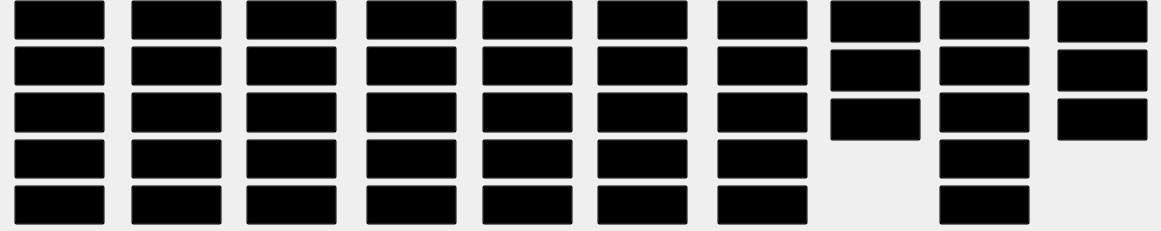
   <widget class="QWidget" name="qingyin_widget" native="true">
    <property name="geometry">
     <rect>
      <x>20</x>
      <y>40</y>
      <width>1161</width>
      <height>231</height>
     </rect>
    </property>
    <property name="styleSheet">
     <string notr="true">color: transparent;</string>
    </property>
    <widget class="QWidget" name="qingyin_row_1" native="true">
     <property name="geometry">
      <rect>
       <x>14</x>
       <y>0</y>
       <width>91</width>
       <height>225</height>
      </rect>
     </property>
     <layout class="QVBoxLayout" name="verticalLayout">
      <item>
       <widget class="QPushButton" name="a">
        <property name="sizePolicy">
         <sizepolicy hsizetype="Preferred" vsizetype="Preferred">
          <horstretch>0</horstretch>
          <verstretch>0</verstretch>
         </sizepolicy>
        </property>
        <property name="cursor">
         <cursorShape>PointingHandCursor</cursorShape>
        </property>
        <property name="styleSheet">
         <string notr="true">QPushButton {
    background-color: transparent;
}</string>
        </property>
        <property name="text">
         <string>あア</string>
        </property>
       </widget>
      </item>
      <item>
       <widget class="QPushButton" name="i">
        <property name="sizePolicy">
         <sizepolicy hsizetype="Preferred" vsizetype="Preferred">
          <horstretch>0</horstretch>
          <verstretch>0</verstretch>
         </sizepolicy>
        </property>
        <property name="cursor">
         <cursorShape>PointingHandCursor</cursorShape>
        </property>
        <property name="styleSheet">
         <string notr="true">QPushButton {
    background-color: transparent;
}</string>
        </property>
        <property name="text">
         <string>いイ</string>
        </property>
       </widget>
      </item>
      <item>
       <widget class="QPushButton" name="u">
        <property name="sizePolicy">
         <sizepolicy hsizetype="Preferred" vsizetype="Preferred">
          <horstretch>0</horstretch>
          <verstretch>0</verstretch>
         </sizepolicy>
        </property>
        <property name="cursor">
         <cursorShape>PointingHandCursor</cursorShape>
        </property>
        <property name="styleSheet">
         <string notr="true">QPushButton {
    background-color: transparent;
}</string>
        </property>
        <property name="text">
         <string>うウ</string>
        </property>
       </widget>
      </item>
      <item>
       <widget class="QPushButton" name="e">
        <property name="sizePolicy">
         <sizepolicy hsizetype="Preferred" vsizetype="Preferred">
          <horstretch>0</horstretch>
          <verstretch>0</verstretch>
         </sizepolicy>
        </property>
        <property name="cursor">
         <cursorShape>PointingHandCursor</cursorShape>
        </property>
        <property name="styleSheet">
         <string notr="true">QPushButton {
    background-color: transparent;
}</string>
        </property>
        <property name="text">
         <string>えエ</string>
        </property>
       </widget>
      </item>
      <item>
       <widget class="QPushButton" name="o">
        <property name="sizePolicy">
         <sizepolicy hsizetype="Preferred" vsizetype="Preferred">
          <horstretch>0</horstretch>
          <verstretch>0</verstretch>
         </sizepolicy>
        </property>
        <property name="cursor">
         <cursorShape>PointingHandCursor</cursorShape>
        </property>
        <property name="styleSheet">
         <string notr="true">QPushButton {
    background-color: transparent;
}</string>
        </property>
        <property name="text">
         <string>おオ</string>
        </property>
       </widget>
      </item>
     </layout>
    </widget>
    <widget class="QWidget" name="qingyin_row_2" native="true">
     <property name="geometry">
      <rect>
       <x>131</x>
       <y>0</y>
       <width>91</width>
       <height>225</height>
      </rect>
     </property>
     <layout class="QVBoxLayout" name="verticalLayout_2">
      <item>
       <widget class="QPushButton" name="ka">
        <property name="sizePolicy">
         <sizepolicy hsizetype="Preferred" vsizetype="Preferred">
          <horstretch>0</horstretch>
          <verstretch>0</verstretch>
         </sizepolicy>
        </property>
        <property name="cursor">
         <cursorShape>PointingHandCursor</cursorShape>
        </property>
        <property name="styleSheet">
         <string notr="true">QPushButton {
    background-color: transparent;
}</string>
        </property>
        <property name="text">
         <string>かカ</string>
        </property>
       </widget>
      </item>
      <item>
       <widget class="QPushButton" name="ki">
        <property name="sizePolicy">
         <sizepolicy hsizetype="Preferred" vsizetype="Preferred">
          <horstretch>0</horstretch>
          <verstretch>0</verstretch>
         </sizepolicy>
        </property>
        <property name="cursor">
         <cursorShape>PointingHandCursor</cursorShape>
        </property>
        <property name="styleSheet">
         <string notr="true">QPushButton {
    background-color: transparent;
}</string>
        </property>
        <property name="text">
         <string>きキ</string>
        </property>
       </widget>
      </item>
      <item>
       <widget class="QPushButton" name="ku">
        <property name="sizePolicy">
         <sizepolicy hsizetype="Preferred" vsizetype="Preferred">
          <horstretch>0</horstretch>
          <verstretch>0</verstretch>
         </sizepolicy>
        </property>
        <property name="cursor">
         <cursorShape>PointingHandCursor</cursorShape>
        </property>
        <property name="styleSheet">
         <string notr="true">QPushButton {
    background-color: transparent;
}</string>
        </property>
        <property name="text">
         <string>くク</string>
        </property>
       </widget>
      </item>
      <item>
       <widget class="QPushButton" name="ke">
        <property name="sizePolicy">
         <sizepolicy hsizetype="Preferred" vsizetype="Preferred">
          <horstretch>0</horstretch>
          <verstretch>0</verstretch>
         </sizepolicy>
        </property>
        <property name="cursor">
         <cursorShape>PointingHandCursor</cursorShape>
        </property>
        <property name="styleSheet">
         <string notr="true">QPushButton {
    background-color: transparent;
}</string>
        </property>
        <property name="text">
         <string>けケ</string>
        </property>
       </widget>
      </item>
      <item>
       <widget class="QPushButton" name="ko">
        <property name="sizePolicy">
         <sizepolicy hsizetype="Preferred" vsizetype="Preferred">
          <horstretch>0</horstretch>
          <verstretch>0</verstretch>
         </sizepolicy>
        </property>
        <property name="cursor">
         <cursorShape>PointingHandCursor</cursorShape>
        </property>
        <property name="styleSheet">
         <string notr="true">QPushButton {
    background-color: transparent;
}</string>
        </property>
        <property name="text">
         <string>こコ</string>
        </property>
       </widget>
      </item>
     </layout>
    </widget>
    <widget class="QWidget" name="qingyin_row_3" native="true">
     <property name="geometry">
      <rect>
       <x>246</x>
       <y>0</y>
       <width>91</width>
       <height>225</height>
      </rect>
     </property>
     <layout class="QVBoxLayout" name="verticalLayout_3">
      <item>
       <widget class="QPushButton" name="sa">
        <property name="sizePolicy">
         <sizepolicy hsizetype="Preferred" vsizetype="Preferred">
          <horstretch>0</horstretch>
          <verstretch>0</verstretch>
         </sizepolicy>
        </property>
        <property name="cursor">
         <cursorShape>PointingHandCursor</cursorShape>
        </property>
        <property name="styleSheet">
         <string notr="true">QPushButton {
    background-color: transparent;
}</string>
        </property>
        <property name="text">
         <string>さサ</string>
        </property>
       </widget>
      </item>
      <item>
       <widget class="QPushButton" name="si">
        <property name="sizePolicy">
         <sizepolicy hsizetype="Preferred" vsizetype="Preferred">
          <horstretch>0</horstretch>
          <verstretch>0</verstretch>
         </sizepolicy>
        </property>
        <property name="cursor">
         <cursorShape>PointingHandCursor</cursorShape>
        </property>
        <property name="styleSheet">
         <string notr="true">QPushButton {
    background-color: transparent;
}</string>
        </property>
        <property name="text">
         <string>しシ</string>
        </property>
       </widget>
      </item>
      <item>
       <widget class="QPushButton" name="su">
        <property name="sizePolicy">
         <sizepolicy hsizetype="Preferred" vsizetype="Preferred">
          <horstretch>0</horstretch>
          <verstretch>0</verstretch>
         </sizepolicy>
        </property>
        <property name="cursor">
         <cursorShape>PointingHandCursor</cursorShape>
        </property>
        <property name="styleSheet">
         <string notr="true">QPushButton {
    background-color: transparent;
}</string>
        </property>
        <property name="text">
         <string>すス</string>
        </property>
       </widget>
      </item>
      <item>
       <widget class="QPushButton" name="se">
        <property name="sizePolicy">
         <sizepolicy hsizetype="Preferred" vsizetype="Preferred">
          <horstretch>0</horstretch>
          <verstretch>0</verstretch>
         </sizepolicy>
        </property>
        <property name="cursor">
         <cursorShape>PointingHandCursor</cursorShape>
        </property>
        <property name="styleSheet">
         <string notr="true">QPushButton {
    background-color: transparent;
}</string>
        </property>
        <property name="text">
         <string>せセ</string>
        </property>
       </widget>
      </item>
      <item>
       <widget class="QPushButton" name="so">
        <property name="sizePolicy">
         <sizepolicy hsizetype="Preferred" vsizetype="Preferred">
          <horstretch>0</horstretch>
          <verstretch>0</verstretch>
         </sizepolicy>
        </property>
        <property name="cursor">
         <cursorShape>PointingHandCursor</cursorShape>
        </property>
        <property name="styleSheet">
         <string notr="true">QPushButton {
    background-color: transparent;
}</string>
        </property>
        <property name="text">
         <string>そソ</string>
        </property>
       </widget>
      </item>
     </layout>
    </widget>
    <widget class="QWidget" name="qingyin_row_4" native="true">
     <property name="geometry">
      <rect>
       <x>366</x>
       <y>0</y>
       <width>91</width>
       <height>225</height>
      </rect>
     </property>
     <layout class="QVBoxLayout" name="verticalLayout_4">
      <item>
       <widget class="QPushButton" name="ta">
        <property name="sizePolicy">
         <sizepolicy hsizetype="Preferred" vsizetype="Preferred">
          <horstretch>0</horstretch>
          <verstretch>0</verstretch>
         </sizepolicy>
        </property>
        <property name="cursor">
         <cursorShape>PointingHandCursor</cursorShape>
        </property>
        <property name="styleSheet">
         <string notr="true">QPushButton {
    background-color: transparent;
}</string>
        </property>
        <property name="text">
         <string>たタ</string>
        </property>
       </widget>
      </item>
      <item>
       <widget class="QPushButton" name="chi">
        <property name="sizePolicy">
         <sizepolicy hsizetype="Preferred" vsizetype="Preferred">
          <horstretch>0</horstretch>
          <verstretch>0</verstretch>
         </sizepolicy>
        </property>
        <property name="cursor">
         <cursorShape>PointingHandCursor</cursorShape>
        </property>
        <property name="styleSheet">
         <string notr="true">QPushButton {
    background-color: transparent;
}</string>
        </property>
        <property name="text">
         <string>ちチ</string>
        </property>
       </widget>
      </item>
      <item>
       <widget class="QPushButton" name="tu">
        <property name="sizePolicy">
         <sizepolicy hsizetype="Preferred" vsizetype="Preferred">
          <horstretch>0</horstretch>
          <verstretch>0</verstretch>
         </sizepolicy>
        </property>
        <property name="cursor">
         <cursorShape>PointingHandCursor</cursorShape>
        </property>
        <property name="styleSheet">
         <string notr="true">QPushButton {
    background-color: transparent;
}</string>
        </property>
        <property name="text">
         <string>つツ</string>
        </property>
       </widget>
      </item>
      <item>
       <widget class="QPushButton" name="te">
        <property name="sizePolicy">
         <sizepolicy hsizetype="Preferred" vsizetype="Preferred">
          <horstretch>0</horstretch>
          <verstretch>0</verstretch>
         </sizepolicy>
        </property>
        <property name="cursor">
         <cursorShape>PointingHandCursor</cursorShape>
        </property>
        <property name="styleSheet">
         <string notr="true">QPushButton {
    background-color: transparent;
}</string>
        </property>
        <property name="text">
         <string>てテ</string>
        </property>
       </widget>
      </item>
      <item>
       <widget class="QPushButton" name="to">
        <property name="sizePolicy">
         <sizepolicy hsizetype="Preferred" vsizetype="Preferred">
          <horstretch>0</horstretch>
          <verstretch>0</verstretch>
         </sizepolicy>
        </property>
        <property name="cursor">
         <cursorShape>PointingHandCursor</cursorShape>
        </property>
        <property name="styleSheet">
         <string notr="true">QPushButton {
    background-color: transparent;
}</string>
        </property>
        <property name="text">
         <string>とト</string>
        </property>
       </widget>
      </item>
     </layout>
    </widget>
    <widget class="QWidget" name="qingyin_row_5" native="true">
     <property name="geometry">
      <rect>
       <x>482</x>
       <y>0</y>
       <width>91</width>
       <height>225</height>
      </rect>
     </property>
     <layout class="QVBoxLayout" name="verticalLayout_5">
      <item>
       <widget class="QPushButton" name="na">
        <property name="sizePolicy">
         <sizepolicy hsizetype="Preferred" vsizetype="Preferred">
          <horstretch>0</horstretch>
          <verstretch>0</verstretch>
         </sizepolicy>
        </property>
        <property name="cursor">
         <cursorShape>PointingHandCursor</cursorShape>
        </property>
        <property name="styleSheet">
         <string notr="true">QPushButton {
    background-color: transparent;
}</string>
        </property>
        <property name="text">
         <string>なナ</string>
        </property>
       </widget>
      </item>
      <item>
       <widget class="QPushButton" name="ni">
        <property name="sizePolicy">
         <sizepolicy hsizetype="Preferred" vsizetype="Preferred">
          <horstretch>0</horstretch>
          <verstretch>0</verstretch>
         </sizepolicy>
        </property>
        <property name="cursor">
         <cursorShape>PointingHandCursor</cursorShape>
        </property>
        <property name="styleSheet">
         <string notr="true">QPushButton {
    background-color: transparent;
}</string>
        </property>
        <property name="text">
         <string>にニ</string>
        </property>
       </widget>
      </item>
      <item>
       <widget class="QPushButton" name="nu">
        <property name="sizePolicy">
         <sizepolicy hsizetype="Preferred" vsizetype="Preferred">
          <horstretch>0</horstretch>
          <verstretch>0</verstretch>
         </sizepolicy>
        </property>
        <property name="cursor">
         <cursorShape>PointingHandCursor</cursorShape>
        </property>
        <property name="styleSheet">
         <string notr="true">QPushButton {
    background-color: transparent;
}</string>
        </property>
        <property name="text">
         <string>ぬヌ</string>
        </property>
       </widget>
      </item>
      <item>
       <widget class="QPushButton" name="ne">
        <property name="sizePolicy">
         <sizepolicy hsizetype="Preferred" vsizetype="Preferred">
          <horstretch>0</horstretch>
          <verstretch>0</verstretch>
         </sizepolicy>
        </property>
        <property name="cursor">
         <cursorShape>PointingHandCursor</cursorShape>
        </property>
        <property name="styleSheet">
         <string notr="true">QPushButton {
    background-color: transparent;
}</string>
        </property>
        <property name="text">
         <string>ねネ</string>
        </property>
       </widget>
      </item>
      <item>
       <widget class="QPushButton" name="no">
        <property name="sizePolicy">
         <sizepolicy hsizetype="Preferred" vsizetype="Preferred">
          <horstretch>0</horstretch>
          <verstretch>0</verstretch>
         </sizepolicy>
        </property>
        <property name="cursor">
         <cursorShape>PointingHandCursor</cursorShape>
        </property>
        <property name="styleSheet">
         <string notr="true">QPushButton {
    background-color: transparent;
}</string>
        </property>
        <property name="text">
         <string>のノ</string>
        </property>
       </widget>
      </item>
     </layout>
    </widget>
    <widget class="QWidget" name="qingyin_row_6" native="true">
     <property name="geometry">
      <rect>
       <x>597</x>
       <y>0</y>
       <width>91</width>
       <height>225</height>
      </rect>
     </property>
     <layout class="QVBoxLayout" name="verticalLayout_6">
      <item>
       <widget class="QPushButton" name="ha">
        <property name="sizePolicy">
         <sizepolicy hsizetype="Preferred" vsizetype="Preferred">
          <horstretch>0</horstretch>
          <verstretch>0</verstretch>
         </sizepolicy>
        </property>
        <property name="cursor">
         <cursorShape>PointingHandCursor</cursorShape>
        </property>
        <property name="styleSheet">
         <string notr="true">QPushButton {
    background-color: transparent;
}</string>
        </property>
        <property name="text">
         <string>はハ</string>
        </property>
       </widget>
      </item>
      <item>
       <widget class="QPushButton" name="hi">
        <property name="sizePolicy">
         <sizepolicy hsizetype="Preferred" vsizetype="Preferred">
          <horstretch>0</horstretch>
          <verstretch>0</verstretch>
         </sizepolicy>
        </property>
        <property name="cursor">
         <cursorShape>PointingHandCursor</cursorShape>
        </property>
        <property name="styleSheet">
         <string notr="true">QPushButton {
    background-color: transparent;
}</string>
        </property>
        <property name="text">
         <string>ひヒ</string>
        </property>
       </widget>
      </item>
      <item>
       <widget class="QPushButton" name="fu">
        <property name="sizePolicy">
         <sizepolicy hsizetype="Preferred" vsizetype="Preferred">
          <horstretch>0</horstretch>
          <verstretch>0</verstretch>
         </sizepolicy>
        </property>
        <property name="cursor">
         <cursorShape>PointingHandCursor</cursorShape>
        </property>
        <property name="styleSheet">
         <string notr="true">QPushButton {
    background-color: transparent;
}</string>
        </property>
        <property name="text">
         <string>ふフ</string>
        </property>
       </widget>
      </item>
      <item>
       <widget class="QPushButton" name="he">
        <property name="sizePolicy">
         <sizepolicy hsizetype="Preferred" vsizetype="Preferred">
          <horstretch>0</horstretch>
          <verstretch>0</verstretch>
         </sizepolicy>
        </property>
        <property name="cursor">
         <cursorShape>PointingHandCursor</cursorShape>
        </property>
        <property name="styleSheet">
         <string notr="true">QPushButton {
    background-color: transparent;
}</string>
        </property>
        <property name="text">
         <string>へヘ</string>
        </property>
       </widget>
      </item>
      <item>
       <widget class="QPushButton" name="ho">
        <property name="sizePolicy">
         <sizepolicy hsizetype="Preferred" vsizetype="Preferred">
          <horstretch>0</horstretch>
          <verstretch>0</verstretch>
         </sizepolicy>
        </property>
        <property name="cursor">
         <cursorShape>PointingHandCursor</cursorShape>
        </property>
        <property name="styleSheet">
         <string notr="true">QPushButton {
    background-color: transparent;
}</string>
        </property>
        <property name="text">
         <string>ほホ</string>
        </property>
       </widget>
      </item>
     </layout>
    </widget>
    <widget class="QWidget" name="qingyin_row_7" native="true">
     <property name="geometry">
      <rect>
       <x>717</x>
       <y>0</y>
       <width>91</width>
       <height>225</height>
      </rect>
     </property>
     <layout class="QVBoxLayout" name="verticalLayout_7">
      <item>
       <widget class="QPushButton" name="ma">
        <property name="sizePolicy">
         <sizepolicy hsizetype="Preferred" vsizetype="Preferred">
          <horstretch>0</horstretch>
          <verstretch>0</verstretch>
         </sizepolicy>
        </property>
        <property name="cursor">
         <cursorShape>PointingHandCursor</cursorShape>
        </property>
        <property name="styleSheet">
         <string notr="true">QPushButton {
    background-color: transparent;
}</string>
        </property>
        <property name="text">
         <string>まマ</string>
        </property>
       </widget>
      </item>
      <item>
       <widget class="QPushButton" name="mi">
        <property name="sizePolicy">
         <sizepolicy hsizetype="Preferred" vsizetype="Preferred">
          <horstretch>0</horstretch>
          <verstretch>0</verstretch>
         </sizepolicy>
        </property>
        <property name="cursor">
         <cursorShape>PointingHandCursor</cursorShape>
        </property>
        <property name="styleSheet">
         <string notr="true">QPushButton {
    background-color: transparent;
}</string>
        </property>
        <property name="text">
         <string>みミ</string>
        </property>
       </widget>
      </item>
      <item>
       <widget class="QPushButton" name="mu">
        <property name="sizePolicy">
         <sizepolicy hsizetype="Preferred" vsizetype="Preferred">
          <horstretch>0</horstretch>
          <verstretch>0</verstretch>
         </sizepolicy>
        </property>
        <property name="cursor">
         <cursorShape>PointingHandCursor</cursorShape>
        </property>
        <property name="styleSheet">
         <string notr="true">QPushButton {
    background-color: transparent;
}</string>
        </property>
        <property name="text">
         <string>むム</string>
        </property>
       </widget>
      </item>
      <item>
       <widget class="QPushButton" name="me">
        <property name="sizePolicy">
         <sizepolicy hsizetype="Preferred" vsizetype="Preferred">
          <horstretch>0</horstretch>
          <verstretch>0</verstretch>
         </sizepolicy>
        </property>
        <property name="cursor">
         <cursorShape>PointingHandCursor</cursorShape>
        </property>
        <property name="styleSheet">
         <string notr="true">QPushButton {
    background-color: transparent;
}</string>
        </property>
        <property name="text">
         <string>めメ</string>
        </property>
       </widget>
      </item>
      <item>
       <widget class="QPushButton" name="mo">
        <property name="sizePolicy">
         <sizepolicy hsizetype="Preferred" vsizetype="Preferred">
          <horstretch>0</horstretch>
          <verstretch>0</verstretch>
         </sizepolicy>
        </property>
        <property name="cursor">
         <cursorShape>PointingHandCursor</cursorShape>
        </property>
        <property name="styleSheet">
         <string notr="true">QPushButton {
    background-color: transparent;
}</string>
        </property>
        <property name="text">
         <string>もモ</string>
        </property>
       </widget>
      </item>
     </layout>
    </widget>
    <widget class="QWidget" name="qingyin_row_8" native="true">
     <property name="geometry">
      <rect>
       <x>830</x>
       <y>0</y>
       <width>91</width>
       <height>141</height>
      </rect>
     </property>
     <layout class="QVBoxLayout" name="verticalLayout_8">
      <item>
       <widget class="QPushButton" name="ya">
        <property name="sizePolicy">
         <sizepolicy hsizetype="Preferred" vsizetype="Preferred">
          <horstretch>0</horstretch>
          <verstretch>0</verstretch>
         </sizepolicy>
        </property>
        <property name="cursor">
         <cursorShape>PointingHandCursor</cursorShape>
        </property>
        <property name="styleSheet">
         <string notr="true">QPushButton {
    background-color: transparent;
}</string>
        </property>
        <property name="text">
         <string>やヤ</string>
        </property>
       </widget>
      </item>
      <item>
       <widget class="QPushButton" name="yu">
        <property name="sizePolicy">
         <sizepolicy hsizetype="Preferred" vsizetype="Preferred">
          <horstretch>0</horstretch>
          <verstretch>0</verstretch>
         </sizepolicy>
        </property>
        <property name="cursor">
         <cursorShape>PointingHandCursor</cursorShape>
        </property>
        <property name="styleSheet">
         <string notr="true">QPushButton {
    background-color: transparent;
}</string>
        </property>
        <property name="text">
         <string>ゆユ</string>
        </property>
       </widget>
      </item>
      <item>
       <widget class="QPushButton" name="yo">
        <property name="sizePolicy">
         <sizepolicy hsizetype="Preferred" vsizetype="Preferred">
          <horstretch>0</horstretch>
          <verstretch>0</verstretch>
         </sizepolicy>
        </property>
        <property name="cursor">
         <cursorShape>PointingHandCursor</cursorShape>
        </property>
        <property name="styleSheet">
         <string notr="true">QPushButton {
    background-color: transparent;
}</string>
        </property>
        <property name="text">
         <string>よヨ</string>
        </property>
       </widget>
      </item>
     </layout>
    </widget>
    <widget class="QWidget" name="qingyin_row_9" native="true">
     <property name="geometry">
      <rect>
       <x>939</x>
       <y>0</y>
       <width>91</width>
       <height>225</height>
      </rect>
     </property>
     <layout class="QVBoxLayout" name="verticalLayout_9">
      <item>
       <widget class="QPushButton" name="ra">
        <property name="sizePolicy">
         <sizepolicy hsizetype="Preferred" vsizetype="Preferred">
          <horstretch>0</horstretch>
          <verstretch>0</verstretch>
         </sizepolicy>
        </property>
        <property name="cursor">
         <cursorShape>PointingHandCursor</cursorShape>
        </property>
        <property name="styleSheet">
         <string notr="true">QPushButton {
    background-color: transparent;
}</string>
        </property>
        <property name="text">
         <string>らラ</string>
        </property>
       </widget>
      </item>
      <item>
       <widget class="QPushButton" name="ri">
        <property name="sizePolicy">
         <sizepolicy hsizetype="Preferred" vsizetype="Preferred">
          <horstretch>0</horstretch>
          <verstretch>0</verstretch>
         </sizepolicy>
        </property>
        <property name="cursor">
         <cursorShape>PointingHandCursor</cursorShape>
        </property>
        <property name="styleSheet">
         <string notr="true">QPushButton {
    background-color: transparent;
}</string>
        </property>
        <property name="text">
         <string>りリ</string>
        </property>
       </widget>
      </item>
      <item>
       <widget class="QPushButton" name="ru">
        <property name="sizePolicy">
         <sizepolicy hsizetype="Preferred" vsizetype="Preferred">
          <horstretch>0</horstretch>
          <verstretch>0</verstretch>
         </sizepolicy>
        </property>
        <property name="cursor">
         <cursorShape>PointingHandCursor</cursorShape>
        </property>
        <property name="styleSheet">
         <string notr="true">QPushButton {
    background-color: transparent;
}</string>
        </property>
        <property name="text">
         <string>るル</string>
        </property>
       </widget>
      </item>
      <item>
       <widget class="QPushButton" name="re">
        <property name="sizePolicy">
         <sizepolicy hsizetype="Preferred" vsizetype="Preferred">
          <horstretch>0</horstretch>
          <verstretch>0</verstretch>
         </sizepolicy>
        </property>
        <property name="cursor">
         <cursorShape>PointingHandCursor</cursorShape>
        </property>
        <property name="styleSheet">
         <string notr="true">QPushButton {
    background-color: transparent;
}</string>
        </property>
        <property name="text">
         <string>れレ</string>
        </property>
       </widget>
      </item>
      <item>
       <widget class="QPushButton" name="ro">
        <property name="sizePolicy">
         <sizepolicy hsizetype="Preferred" vsizetype="Preferred">
          <horstretch>0</horstretch>
          <verstretch>0</verstretch>
         </sizepolicy>
        </property>
        <property name="cursor">
         <cursorShape>PointingHandCursor</cursorShape>
        </property>
        <property name="styleSheet">
         <string notr="true">QPushButton {
    background-color: transparent;
}</string>
        </property>
        <property name="text">
         <string>ろロ</string>
        </property>
       </widget>
      </item>
     </layout>
    </widget>
    <widget class="QWidget" name="qingyin_row_10" native="true">
     <property name="geometry">
      <rect>
       <x>1057</x>
       <y>0</y>
       <width>91</width>
       <height>141</height>
      </rect>
     </property>
     <layout class="QVBoxLayout" name="verticalLayout_10">
      <item>
       <widget class="QPushButton" name="wa">
        <property name="sizePolicy">
         <sizepolicy hsizetype="Preferred" vsizetype="Preferred">
          <horstretch>0</horstretch>
          <verstretch>0</verstretch>
         </sizepolicy>
        </property>
        <property name="cursor">
         <cursorShape>PointingHandCursor</cursorShape>
        </property>
        <property name="styleSheet">
         <string notr="true">QPushButton {
    background-color: transparent;
}</string>
        </property>
        <property name="text">
         <string>わワ</string>
        </property>
       </widget>
      </item>
      <item>
       <widget class="QPushButton" name="n">
        <property name="sizePolicy">
         <sizepolicy hsizetype="Preferred" vsizetype="Preferred">
          <horstretch>0</horstretch>
          <verstretch>0</verstretch>
         </sizepolicy>
        </property>
        <property name="cursor">
         <cursorShape>PointingHandCursor</cursorShape>
        </property>
        <property name="styleSheet">
         <string notr="true">QPushButton {
    background-color: transparent;
}</string>
        </property>
        <property name="text">
         <string>んン</string>
        </property>
       </widget>
      </item>
      <item>
       <widget class="QPushButton" name="wo">
        <property name="sizePolicy">
         <sizepolicy hsizetype="Preferred" vsizetype="Preferred">
          <horstretch>0</horstretch>
          <verstretch>0</verstretch>
         </sizepolicy>
        </property>
        <property name="cursor">
         <cursorShape>PointingHandCursor</cursorShape>
        </property>
        <property name="styleSheet">
         <string notr="true">QPushButton {
    background-color: transparent;
}</string>
        </property>
        <property name="text">
         <string>をヲ</string>
        </property>
       </widget>
      </item>
     </layout>
    </widget>
   </widget>
